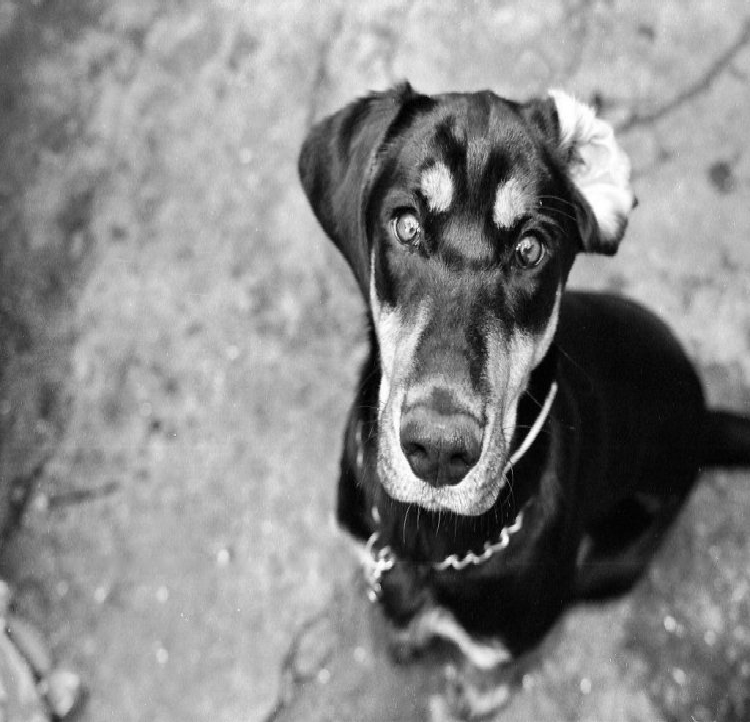
#> input picture TP8/Aula_8_files/aula8_1.bmp, 750 x 722 px
$ python main.py
#> lines starting #> are read from the running program, lines starting #| are printed output that depends on the picture; after the words box and inside, x2 and y2 are one past the last pixel; in counts of white or black regions, pixels touching at a corner belong together
### TP8/ImageFFT.py

import cv2 as cv
import numpy as np
from matplotlib import pyplot as plt
import python_files.imageForms as iF

import math

#DLL TO CALL C#
import sys
import clr


def GetFFT_Mag_Phase(imgGray):
    """
    Get FFT magnitude an phase
    :param imgGray:
    :return: Magnitude and Phase
    """

    rows, cols = imgGray.shape
    m = cv.getOptimalDFTSize( rows )
    n = cv.getOptimalDFTSize( cols )
    imgGray_padded = cv.copyMakeBorder(imgGray, 0, m - rows, 0, n - cols, cv.BORDER_CONSTANT, value=[0, 0, 0])
    imgGray_padded = np.float32(imgGray_padded)
    planes = [np.float32(imgGray_padded), np.zeros(imgGray_padded.shape, np.float32)]
    imgComplex_planes = cv.merge(planes)  # Add to the expanded another plane with zeros

    imgComplex_planes = cv.dft(imgGray_padded,flags=cv.DFT_COMPLEX_OUTPUT )

    cv.split(imgComplex_planes, planes)  # planes[0] = Re(DFT(I), planes[1] = Im(DFT(I))
    imgMag = np.zeros(imgGray_padded.shape, np.float32)
    imgPhase = np.zeros(imgGray_padded.shape, np.float32)
    cv.cartToPolar(planes[0], planes[1], imgMag, imgPhase)
    return imgMag, imgPhase


def GetFFT_Inverse_Mag_Phase(MagInv, PhaseInv):
    """
    Get inverse FFT
    :param Mag:
    :param Phase2:
    :return: image
    """
    complexX = np.zeros(MagInv.shape,np.float32)
    complexY = np.zeros(MagInv.shape, np.float32)
    cv.polarToCart(MagInv,PhaseInv, complexX, complexY)

    planes = [complexX, complexY]
    complexI = cv.merge(planes)  # Add to the expanded another plane with zeros

    complexI= cv.idft(complexI, flags=cv.DFT_SCALE)

    cv.split(complexI, planes)  # planes[0] = Re(DFT(I), planes[1] = Im(DFT(I))
    imgRes = planes[0]
    cv.normalize(imgRes,imgRes,0,255,cv.NORM_MINMAX)
    return imgRes


def CreateFilterMask_Ideal(shape, cutOff, HighPass):
    """
    generate a ideal filter mask
    :param shape:
    :param cutOff:
    :param HighPass:
    :return:
    """
    shk = np.int32 (shape[0]/2),np.int32( shape[1]/2)

    if (HighPass):
        mask = np.ones(shape, np.float32)
        cv.circle(mask,(shk),cutOff,0,cv.FILLED)
    else:
        mask = np.zeros(shape, np.float32)
        cv.circle(mask,(shk),cutOff,1,cv.FILLED)

    return mask

def CreateFilterMask_Gaussian(shape, cutOff, HighPass):
    """
    generate a gaussian filter mask
    :param shape:
    :param cutOff:
    :param HighPass:
    :return:
    """
    shk = np.int32 (shape[0]/2),np.int32( shape[1]/2)
    width, height = shape
    mask = np.zeros(shape, np.float32)
    order = 3
    for u in range(0, width):
        for v in range(0, height):
            uu = u - width / 2.0
            vv = v - height / 2.0
            if (HighPass):
                mask[u, v] = 1 - 1.0 / (1 + ((math.sqrt(2) - 1) * math.pow(math.sqrt(uu * uu + vv * vv) / (cutOff), 2*order)))

#                mask[u, v] = 1 - 1.0 * math.exp(-math.sqrt(uu * uu + vv * vv) / (2 * cutOff * cutOff))
            else:
                mask[u, v] = 1.0 / (1+ ((math.sqrt(2)-1) * math.pow( math.sqrt(uu * uu + vv * vv) / (cutOff), 2 *order )))
 #               mask[u, v] = 1.0 * math.exp(-math.sqrt(uu * uu + vv * vv) / (2 * cutOff * cutOff))

    return mask

# ############################################################################
# ############################################################################
# ############################################################################

#Open image
pathname = "..\\Aula 5 - FFT\\images\\"

### TP8/ImageDeconvolution.py

import cv2 as cv
import numpy as np
import python_files.imageForms as iF
import math

def GetFFT_Re_Im(imgGray):
    """
    Get FFT Real and Imaginary components
    :param imgGray:
    :return: Real and Imaginary components
    """

    rows, cols = imgGray.shape
    m = cv.getOptimalDFTSize( rows )
    n = cv.getOptimalDFTSize( cols )
    imgGray_padded = cv.copyMakeBorder(imgGray, 0, m - rows, 0, n - cols, cv.BORDER_CONSTANT, value=[0, 0, 0])
    imgGray_padded = np.float32(imgGray_padded)
    planes = [np.float32(imgGray_padded), np.zeros(imgGray_padded.shape, np.float32)]
    imgComplex_planes = cv.merge(planes)  # Add to the expanded another plane with zeros

    imgComplex_planes = cv.dft(imgGray_padded,flags=cv.DFT_COMPLEX_OUTPUT )

    cv.split(imgComplex_planes, planes)  # planes[0] = Re(DFT(I), planes[1] = Im(DFT(I))

    #return imgComplex_planes
    return planes[0], planes[1]

def GetFFT_Inverse_Re_Im(imgRe, imgIm):
    """
    Get inverse FFT Real and Imaginary components
    :param imgRe:
    :param imgIm:
    :return: image gray
    """
    planes = [imgRe, imgIm]
    complexI = cv.merge(planes)  # Add to the expanded another plane with zeros

    complexI= cv.idft(complexI, flags=cv.DFT_SCALE)

    cv.split(complexI, planes)  # planes[0] = Re(DFT(I), planes[1] = Im(DFT(I))
    imgRes = planes[0]
    cv.normalize(imgRes,imgRes,0,255,cv.NORM_MINMAX)
    return imgRes

# [23 lines left out: function CreateFilterMask_Gaussian, not called in this run]

def GetFilterConv(motion, cutOff):
    """
    Create a gaussian / motion filter
    :param motion:
    :param cutOff:
    :return:
    """
    if motion == False:
        filter = CreateFilterMask_Gaussian((25,25),cutOff,False)
        filter = filter/np.sum(filter)


    else :
        filter =np.array( [[0,0,0,0,0,0,0,0,0,0,0,0,0,0.013074,0.026806],
                            [0,0,0,0,0,0,0,0,0,0,0,0,0.013074,0.044639,0.013074],
                            [0,0,0,0,0,0,0,0,0,0,0,0.013074,0.044639,0.013074,0],
                            [0,0,0,0,0,0,0,0,0,0,0.013074,0.044639,0.013074,0,0],
                            [0,0,0,0,0,0,0,0,0,0.013074,0.044639,0.013074,0,0,0],
                            [0,0,0,0,0,0,0,0,0.013074,0.044639,0.013074,0,0,0,0],
                            [0,0,0,0,0,0,0,0.013074,0.044639,0.013074,0,0,0,0,0],
                            [0,0,0,0,0,0,0.013074,0.044639,0.013074,0,0,0,0,0,0],
                            [0,0,0,0,0,0.013074,0.044639,0.013074,0,0,0,0,0,0,0],
                            [0,0,0,0,0.013074,0.044639,0.013074,0,0,0,0,0,0,0,0],
                            [0,0,0,0.013074,0.044639,0.013074,0,0,0,0,0,0,0,0,0],
                            [0,0,0.013074,0.044639,0.013074,0,0,0,0,0,0,0,0,0,0],
                            [0,0.013074,0.044639,0.013074,0,0,0,0,0,0,0,0,0,0,0],
                            [0.013074,0.044639,0.013074,0,0,0,0,0,0,0,0,0,0,0,0],
                            [0.026806,0.013074,0,0,0,0,0,0,0,0,0,0,0,0,0]])

    return filter

def DivideComplex(numRe_a,numIm_b, denRe_c, denIm_d):
    """
    Divide two Complex matrices
    :param imgFFT_Re:
    :param imgFFT_Im:
    :param filterPadded:
    :return: complex
    """
    denRes = np.power(denRe_c,2)+np.power(denIm_d,2)

    num1 = np.multiply (numRe_a, denRe_c) + np.multiply(numIm_b, denIm_d)
    num2 = np.multiply(numIm_b, denRe_c) - np.multiply(numRe_a, denIm_d)

    imgResRe = np.divide(num1, denRes, out=np.zeros_like(num1), where=denRes!=0)
    imgResIm = np.divide(num2, denRes, out=np.zeros_like(num2), where=denRes!=0)

    return imgResRe, imgResIm

# [78 lines left out: functions InverseDeconvolution, InverseDeconvolutionButterworth, not called in this run]

def InverseDeconvolutionWiener(imgInput, kFactor, motion, cutOff):
    """
    Inverse Deconvolution with Wiener filtering
    :param imgRes: grayscale image
    :param kFactor: WIener SNR
    :param motion: True or False
    :param cutOff: filter cutOff frequency

    :return: restored image
    """
    # get image FFT
    imgFFT_Re, imgFFT_Im = GetFFT_Re_Im(imgInput)
    planes = [imgFFT_Re, imgFFT_Im]
    imgFFT_G_Complex = cv.merge(planes)

    # prepare filter - padded with zeros
    filter = GetFilterConv(motion, cutOff)

    widthDiff = (imgFFT_Re.shape[0] - filter.shape[0])
    heightDiff = (imgFFT_Re.shape[1] - filter.shape[1])
    left = np.int32(np.round(widthDiff / 2))
    right = np.int32(widthDiff - left)
    top = np.int32(np.round(heightDiff / 2))
    bottom = np.int32(heightDiff - top)
    filterPadded = cv.copyMakeBorder(filter, top, bottom, left, right, cv.BORDER_CONSTANT, value=[0, 0, 0])

    filterFFT_H_Re, filterFFT_H_Im = GetFFT_Re_Im(filterPadded)
    planesFilter = [(filterFFT_H_Re),(filterFFT_H_Im)]
    filterFFT_H_Complex = cv.merge(planesFilter)

    #  G(u, v) * H(u, v)^
    num = cv.mulSpectrums(imgFFT_G_Complex, filterFFT_H_Complex, flags=cv.DFT_ROWS,conjB=True)

    # | H(u, v) | ^ 2
    den = cv.mulSpectrums( filterFFT_H_Complex, filterFFT_H_Complex, flags=cv.DFT_ROWS,conjB=True)

    # | H(u, v) | ^ 2 + SNR
    den = den + kFactor

    # H(u, v) *.G(u, v) / (| H(u, v) | ^ 2 + K)
    denPlanes = np.copy(planes)
    numPlanes = np.copy(planesFilter)
    cv.split(den, denPlanes)
    cv.split(num, numPlanes)

    imgResRe, imgResIm = DivideComplex(numPlanes[0],numPlanes[1], denPlanes[0], denPlanes[1])

    #Get restored image
    imgRes=GetFFT_Inverse_Re_Im(imgResRe, imgResIm )

    imgRes = np.fft.fftshift(imgRes)
    cv.normalize(imgRes, imgRes, 0, 255, norm_type=cv.NORM_MINMAX)
    return imgRes

# ############################################################################
# ############################################################################
# ############################################################################

### TP8/main.py
import python_files.ImageDeconvolution as iD
import python_files.imageForms as IF
import python_files.ImageFFT as ifft
import cv2 as cv
import numpy as np
import matplotlib.pyplot as plt

def main():
    # ex1
    doggo = cv.imread("Aula_8_files/aula8_1.bmp")
#> doggo is the input picture: shape (722, 750, 3); min 0, max 255, mean 136.1
    doggo_gray = cv.cvtColor(doggo, cv.COLOR_BGR2GRAY)
    mag_doggo_gray, phase_doggo_gray = ifft.GetFFT_Mag_Phase(doggo_gray)
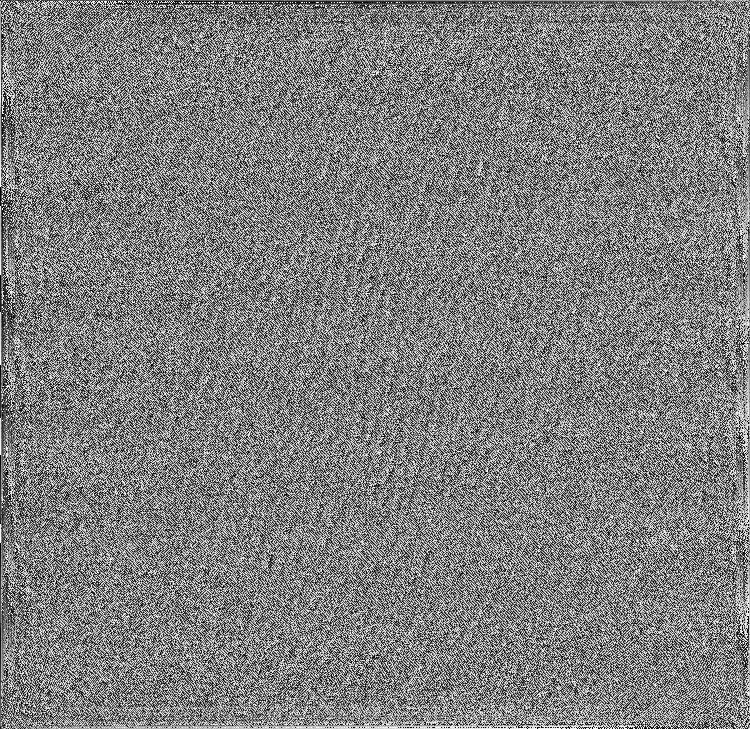
#> phase_doggo_gray: shape (729, 750) float32; min 0, max 6.28, mean 3.14; drawn with min black and max white
    #IF.showSideBySideImages(np.fft.fftshift(cv.log(mag_doggo_gray)), np.fft.fftshift(phase_doggo_gray), 'FFT')

    # ex2
    birdy = cv.imread("Aula_8_files/aula8_2.bmp")
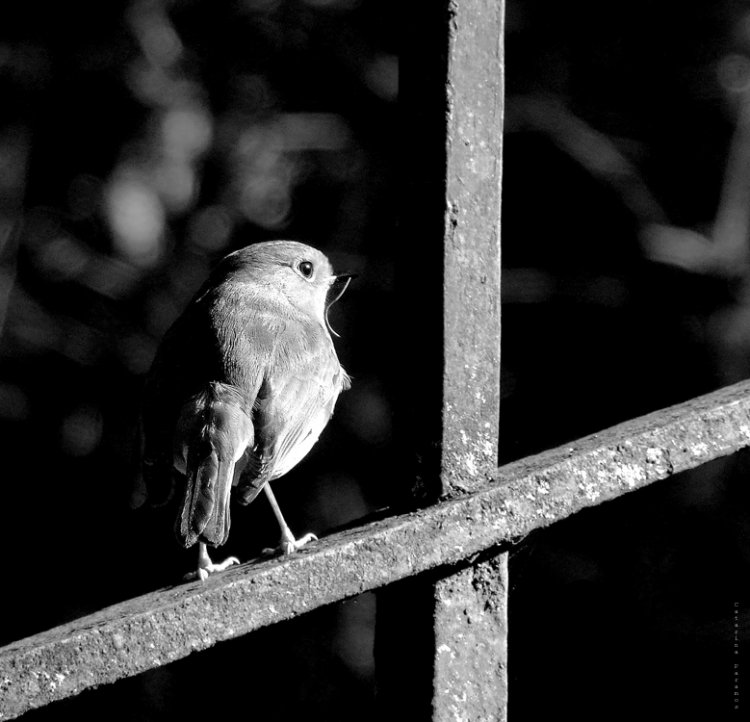
#> input picture TP8/Aula_8_files/aula8_2.bmp, 750 x 722 px
#> birdy is the input picture: shape (722, 750, 3); min 0, max 255, mean 45.2
    birdy_gray2 = cv.cvtColor(birdy, cv.COLOR_BGR2GRAY)
    mag_birdy_gray2, phase_birdy_gray = ifft.GetFFT_Mag_Phase(birdy_gray2)
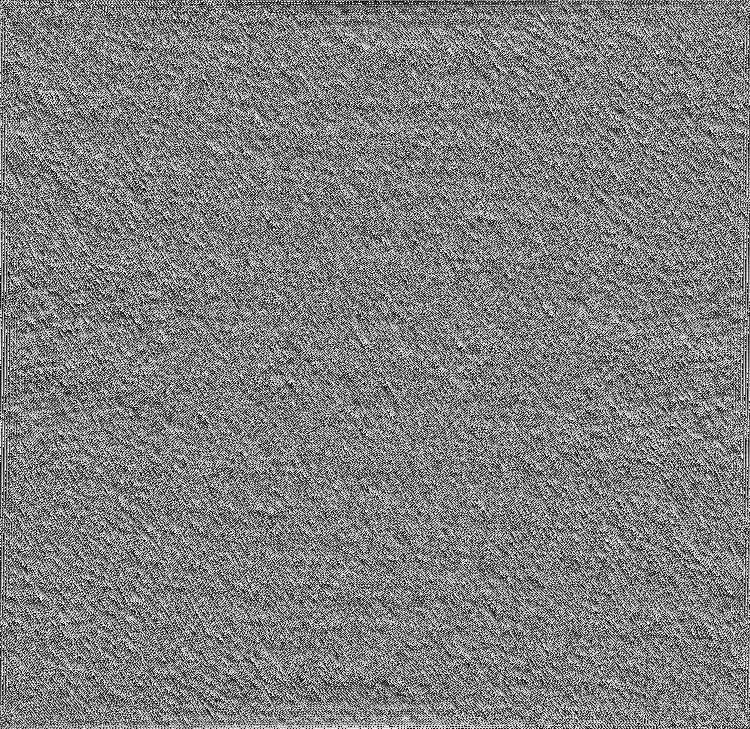
#> phase_birdy_gray: shape (729, 750) float32; min 0, max 6.28, mean 3.14; drawn with min black and max white
    new_img = ifft.GetFFT_Inverse_Mag_Phase(mag_doggo_gray, phase_birdy_gray)
    """     plt.imshow(new_img, 'gray')
    plt.show()
    new_img2 = ifft.GetFFT_Inverse_Mag_Phase(mag_birdy_gray2, phase_doggo_gray)
    plt.imshow(new_img2, 'gray')
    plt.show() """

    # ex3
    mask_img = ifft.CreateFilterMask_Ideal(mag_doggo_gray.shape, 30, True)
#> in CreateFilterMask_Ideal, `cv.circle(mask,(shk),cutOff,0,cv.FILLED)`:
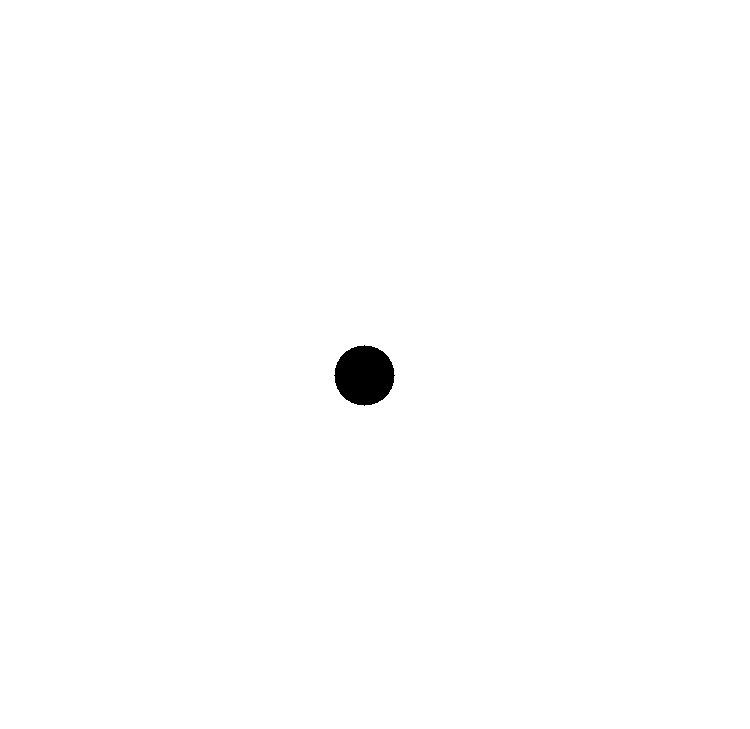
#> mask: shape (729, 750) float32; values 0 (black) and 1 (white), 99.5% white; 1 black region, box (x1, y1, x2, y2) and area: (334, 345, 395, 406) 2821
    output = mag_doggo_gray.copy()
    cv.multiply(mag_doggo_gray, np.fft.fftshift(mask_img), output)
    new_img = ifft.GetFFT_Inverse_Mag_Phase(output, phase_doggo_gray)
    """plt.imshow(new_img, 'gray')
    plt.show()"""

    #ex4
    mask_img = ifft.CreateFilterMask_Gaussian(mag_doggo_gray.shape, 30, True)
    output = mag_doggo_gray.copy()
    cv.multiply(mag_doggo_gray, np.fft.fftshift(mask_img), output)
    new_img = ifft.GetFFT_Inverse_Mag_Phase(output, phase_doggo_gray)
#> in GetFFT_Inverse_Mag_Phase (call 3), `imgRes = planes[0]`:
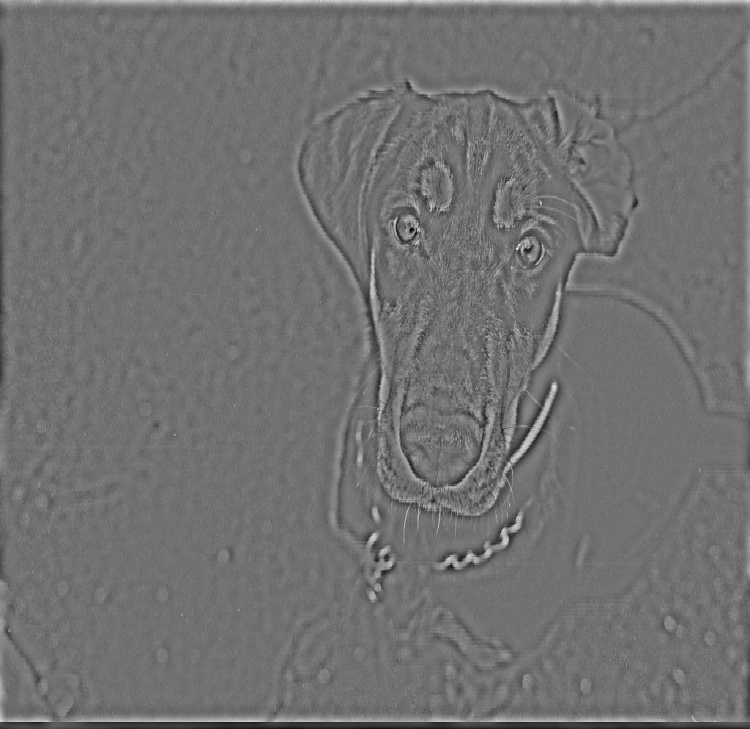
#> imgRes: shape (729, 750) float32; min -131, max 163.3, mean 0; drawn with min black and max white
    """plt.imshow(new_img, 'gray')
    plt.show()"""

    #ex5
    square = cv.imread("Aula_8_files/aula8_3.bmp")
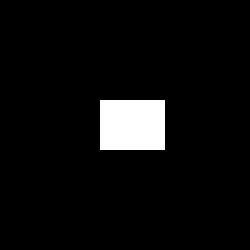
#> input picture TP8/Aula_8_files/aula8_3.bmp, 50 x 50 px (shown 5 times larger)
#> square is the input picture: shape (50, 50, 3); 5.2% white; 1 white region, box (x1, y1, x2, y2) and area: (20, 20, 33, 30) 130
    filter = iD.GetFilterConv(True, 10)
    bad_vision_square = cv.filter2D(square, cv.CV_8U, filter, anchor=(np.int32(filter.shape[0]/2), np.int32(filter.shape[1]/2)))
    """ plt.imshow(bad_vision_square, 'gray')
    plt.show()  """

    #ex6
    noiseAmp = 2
    attomic_bomb_filter = np.random.rand(square.shape[0], square.shape[1]) * noiseAmp
    """ plt.imshow(square+attomic_bomb_filter, 'gray')
    plt.show() """

    #ex7
    bad_vision_square_gray = cv.cvtColor(bad_vision_square, cv.COLOR_BGR2GRAY)
    square_restored = iD.InverseDeconvolutionWiener(bad_vision_square_gray+attomic_bomb_filter, 0.00001 , True, 20)
#> in DivideComplex, `denRes = np.power(denRe_c,2)+np.power(denIm_d,2)`: denIm_d: shape (50, 50) float32; every value is 1e-05
#> in InverseDeconvolutionWiener, `imgRes = np.fft.fftshift(imgRes)`:
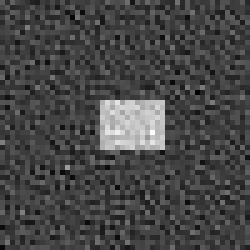
#> imgRes: shape (50, 50) float32 (shown 5 times larger); min -1.31e-08, max 255, mean 70.9; drawn with min black and max white
    plt.imshow(square_restored, 'gray')
    plt.show()


if __name__ == "__main__":
    main()
